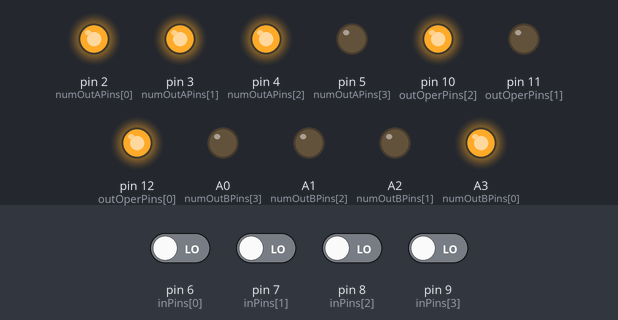
Simulated run of this sketch. Board: Arduino Uno, built with avr-gcc and run on an emulated ATmega328P. On the bench: output pins drawn as LEDs (lit = HIGH). The test bench sets the inputs (shaded band); at power-on: pin 6 (inPins[0]), pin 7 (inPins[1]), pin 8 (inPins[2]), pin 9 (inPins[3]) LOW. Random numbers use the default seed unless the sketch sets one; what the sketch prints to the serial monitor is not drawn.

Above: at 0.06 s.
At 5.01 s:
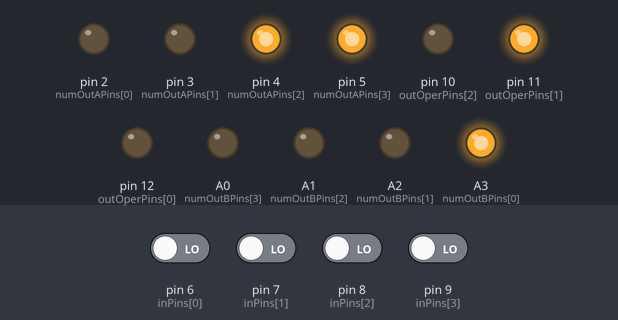
At 9.97 s:
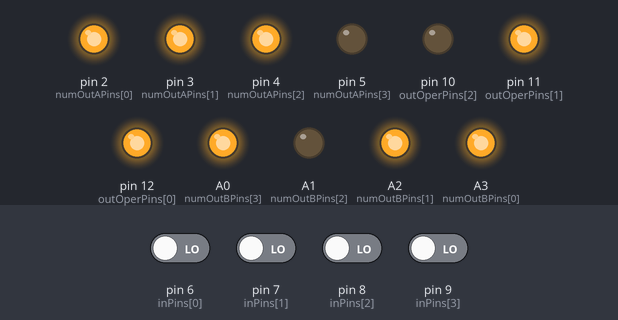
At 19.91 s:
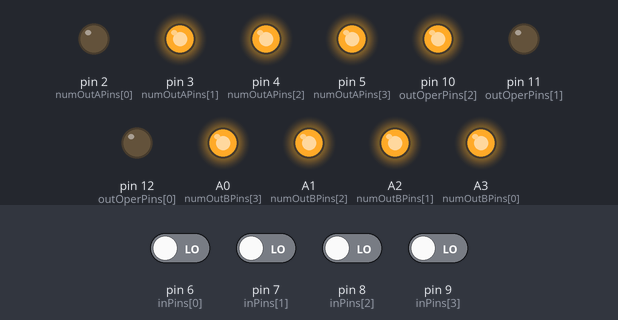
At 29.84 s:
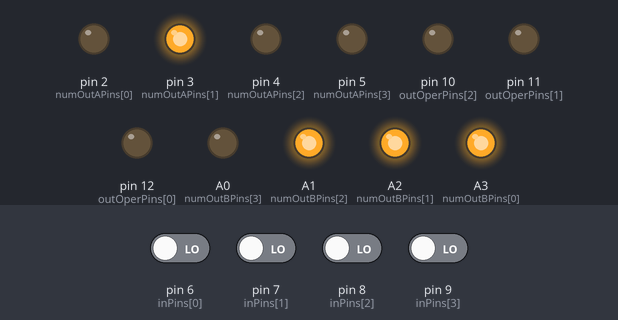
At 39.78 s:
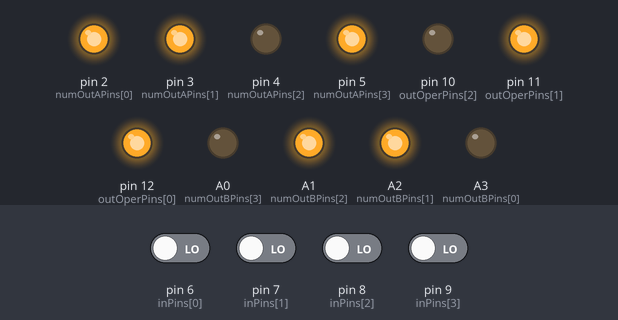
Timing chart, 0 to 40.0 s (numbered marks = the images above):
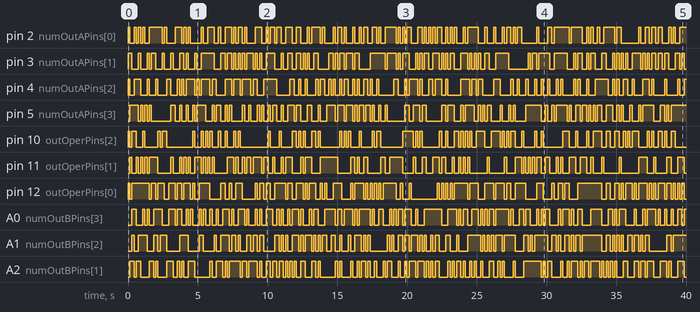

The sketch:

ALU_test.ino
```cpp
const byte numOutANumPins = 4; // количество выходных битов 1-ого операнда
const byte numOutBNumPins = 4; // количество выходных битов 2-ого операнда
const byte numOutOperPins = 3; // количество выходных управляющих битов
const byte numInNumPins = 4; // количество входящих битов

byte numOutAPins[] = {2, 3, 4, 5}; // пины для подачи 1 операнда
byte numOutBPins[] = {A3, A2, A1, A0}; // пины для подачи 2 операнда

byte outOperPins[] = {12, 11, 10}; // пины для подачи выходных управляющих битов
byte inPins[] = {6, 7, 8, 9}; // входные пины для результата

// поддерживаемые операции
String operations[] = {"OR", "NAND", "NOR", "AND", "ADD", "SUB"};

//коды поддерживаемых операций
byte operationsBits[][3] = {{0, 0, 0}, {0, 0, 1}, {0, 1, 0}, {0, 1, 1},
                            {1, 0, 0}, {1, 0, 1}};

struct aluTest{

  int A; // 1 операнд
  int B; // 2 операнд

  byte operationIdx; // индекс в массиве поддерживаемых операций
  byte operation[3]; // код текущей операции

  int result; // переменная для подсчета результата
  int computerResult; // переменная для хранения результата работы стенда


  void test(int numOfTests, byte* outNumAPins, byte* outNumBPins, byte* outOperPins, byte* inPins){
    int successTest = 0; // количество пройденных тестов
    int failTest = 0; // количество провальных тестов
    for(int i = 0; i < numOfTests; ++i){
      result = 0;
      computerResult = 0;
      A = random(16); // получение случайного 1-ого операнда в диапазоне [0,16)
      B = random(16); // получение случайного 2-ого операнда в диапазоне [0,16)

      printA(); // вывод 1-ого операнда
      printB(); // вывод 2-ого операнда

      operationIdx = random(6); // получение случайного индекса в массиве операций
	// получение кода операции
      memcpy(operation, operationsBits[operationIdx], 3 * sizeof(byte));

      // подача на плату 1-ого операнда
      for(int i = 0; i < numOutANumPins ; ++i){
        digitalWrite(numOutAPins[i],  bitRead(A, i));
      }
	// подача на плату 2-ого опереанда
        for(int i = 0; i < numOutBNumPins ; ++i){
        digitalWrite(numOutBPins[i],  bitRead(B, i));
      }
	// подача управляющих сигналов на плату
        for(int i = 0; i < numOutOperPins ; ++i){
        digitalWrite(outOperPins[i], operation[numOutOperPins - 1 - i]);
      }
	// нахождение истинного результата
      switch(operationIdx){
        case 0:
          result = (A | B) & 15;
          break;
        case 1:
          result = ~(A & B) & 15;
          break;
        case 2:
          result = ~(A | B) & 15;
          break;
        case 3:
          result = ~(A & B) & 15;
          break;
        case 4:
          result = (A + B) & 15;
          break;
        case 5:
          result = (A - B) & 15;
          break;
      }
      printOperBits(); // вывод кода операции
      printResult(); // вывод истинного результата
      printComputerResult(); // вывод результата полученного с АЛУ

	    // проверка правильности результата
      if(result == computerResult){
        successTest++;
      }else{
        failTest++;
      }

    }
    // вывод результатов тестирования
    Serial.print("SUCCESS Test: ");
    Serial.print(successTest);
    Serial.print("/ ");
    Serial.println(numOfTests);
  }
  // функция для вывода 1-ого операнда
  void printA(){
    Serial.print("A: ");
    Serial.println(A);
    Serial.print("Abits: ");
    for(int i = 0; i < numOutANumPins; ++i){
      Serial.print(bitRead(A, numOutANumPins - 1 - i));
    }
    Serial.println();
  }
    // функция для вывода 1-ого операнда
    void printB(){
    Serial.print("B: ");
    Serial.println(B);
    Serial.print("Bbits: ");
    for(int i = 0; i < numOutBNumPins; ++i){
      Serial.print(bitRead(B, numOutBNumPins - 1 - i));
    }
    Serial.println();
  }
  // функция для вывода истинного результата
  void printResult(){
    Serial.print("Result: ");
    Serial.println(result);
    Serial.print("resultBits: ");
    for(int i = 0; i < numInNumPins; ++i){
      Serial.print(bitRead(result, numOutBNumPins - 1 - i));
    }
    Serial.println();
  }
  // функция вывода результата работы АЛУ
  void printComputerResult(){
    Serial.print("ComputerResult: ");
    for(int i = 0; i < numInNumPins; ++i){
      bitWrite(computerResult, i, digitalRead(inPins[i]));
    }
    Serial.println(computerResult);
    Serial.print("ComputerResultBits: ");
    for(int i = 0; i < numInNumPins; ++i){
      Serial.print(bitRead(computerResult, numOutBNumPins - 1 - i));
    }
    Serial.println();
  }

// вывод кода текущей операции
void printOperBits(){
    Serial.print("Operation: ");
    Serial.println(operations[operationIdx]);
    Serial.print("OperationBits: ");
    for(int i = 0; i < numOutOperPins ; ++i){
      Serial.print(operation[i]);
    }
    Serial.println();
  }

};

aluTest cTest;

void setup() {
  Serial.begin(9600);

  // установка выходных пинов для 1-ого операнда в режим OUTPUT
  for(int i = 0; i < numOutANumPins; ++i){
    pinMode(numOutAPins[i], OUTPUT);
  }
  // установка выходных пинов для 2-ого операнда в режим OUTPUT
  for(int i = 0; i < numOutBNumPins; ++i){
    pinMode(numOutBPins[i], OUTPUT);
  }
  // установка выходных пинов для управляющих сигналов в режим OUTPUT
  for(int i = 0; i < numOutOperPins; ++i){
    pinMode(outOperPins[i], OUTPUT);
  }
  // установка входных пинов для получения результата работы АЛУ
  for(int i = 0; i < numInNumPins; ++i){
    pinMode(inPins[i], INPUT);
  }
  // запуска тестирования
  cTest.test(1000, numOutAPins, numOutBPins, outOperPins, inPins);
}
```

Measured:
- by itself, pin 2 (numOutAPins[0]): LOW → HIGH at 0.00 s, → LOW 0.13 s later, → HIGH 0.31 s later, → LOW 0.15 s later, … (137 changes in this stretch)
- by itself, pin 3 (numOutAPins[1]): LOW → HIGH at 0.00 s, → LOW 0.28 s later, → HIGH 0.47 s later, → LOW 0.15 s later, … (136 changes in this stretch)
- by itself, pin 4 (numOutAPins[2]): LOW → HIGH at 0.00 s, → LOW 0.13 s later, → HIGH 0.31 s later, → LOW 0.46 s later, … (123 changes in this stretch)
- by itself, pin 5 (numOutAPins[3]): LOW → HIGH at 0.13 s, → LOW 0.62 s later, → HIGH 0.15 s later, → LOW 0.16 s later, … (129 changes in this stretch)
- by itself, pin 12 (outOperPins[0]): LOW → HIGH at 0.00 s, → LOW 0.13 s later, → HIGH 0.15 s later, → LOW 1.2 s later, … (120 changes in this stretch)
- by itself, A0 (numOutBPins[3]): LOW → HIGH at 0.28 s, → LOW 0.31 s later, → HIGH 0.47 s later, → LOW 0.15 s later, … (137 changes in this stretch)
- by itself, A1 (numOutBPins[2]): LOW → HIGH at 0.28 s, → LOW 0.16 s later, → HIGH 0.31 s later, → LOW 0.62 s later, … (127 changes in this stretch)
- by itself, A2 (numOutBPins[1]): LOW → HIGH at 0.13 s, → LOW 0.31 s later, → HIGH 0.15 s later, → LOW 0.31 s later, … (142 changes in this stretch)
